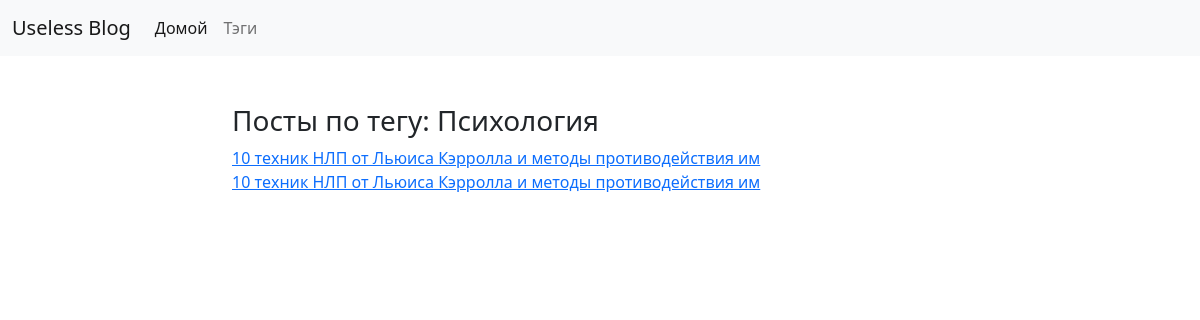
Page /tag/tag-психология/ on the committed database.
### blogengine/models.py (models this page shows, shortened)
class Tag(models.Model):
    title = models.CharField(max_length=50, verbose_name='Тэг')
    slug = models.SlugField(unique=True, max_length=50, blank=True)
    def __str__(self):
        return self.title
    class Meta:
        verbose_name = 'Тэг'
        verbose_name_plural = 'Тэги'
        ordering = ('title',)

class Post(models.Model):
    title = models.CharField(max_length=150, verbose_name='Заголовок')
    content = HTMLField('Содержание', default='')
    pub_date = models.DateTimeField(auto_now_add=True, verbose_name='Дата создания')
    upd_date = models.DateTimeField(auto_now=True ,verbose_name='Дата изменения')
    photo = models.ImageField(upload_to='images/%Y-%m-%d/', blank=True, verbose_name='Фото')
    author = models.ForeignKey(User, on_delete=models.PROTECT, verbose_name='Автор поста')
    tag = models.ManyToManyField(to='Tag', blank=True, related_name='posts')
    is_published = models.BooleanField(default=True, verbose_name='Опубликовано?')
    slug = models.SlugField(blank=True, null=True, max_length=150)
    class Meta:
        verbose_name = 'Пост'
        verbose_name_plural = 'Посты'
        ordering = ('-pub_date',)
    def get_absolute_url(self):
        return reverse('detailed_post', kwargs={'slug': self.slug})

### blogengine/views.py (the view)
# urls.py: path('tag/<str:slug>/', TagDetailView.as_view(), name='detailed_tags'),
class TagDetailView(DetailObjectMixin, View):
    model = Tag
    template = 'blogengine/detailed_tags.html'

### blogengine/utils.py (called while the page is built)
    def get(self, request, slug):
        obj = get_object_or_404(self.model, slug__iexact = slug)
        return render(request, self.template, context={self.model.__name__.lower(): obj})

### blogengine/templates/blogengine/detailed_tags.html
{% extends 'base.html' %}
{% block content %}
    <h3>Посты по тегу: {{ tag }}</h3>
    {% for post in tag.posts.all %}
        <a href="{{ post.get_absolute_url }}">{{ post.title }}</a>
        <br>
    {% endfor %}
{% endblock %}

### rows in the picture
Tag: title "Психология"
Post: title "10 техник НЛП от Льюиса Кэрролла и методы противодействия им"
Post: title "10 техник НЛП от Льюиса Кэрролла и методы противодействия им"
